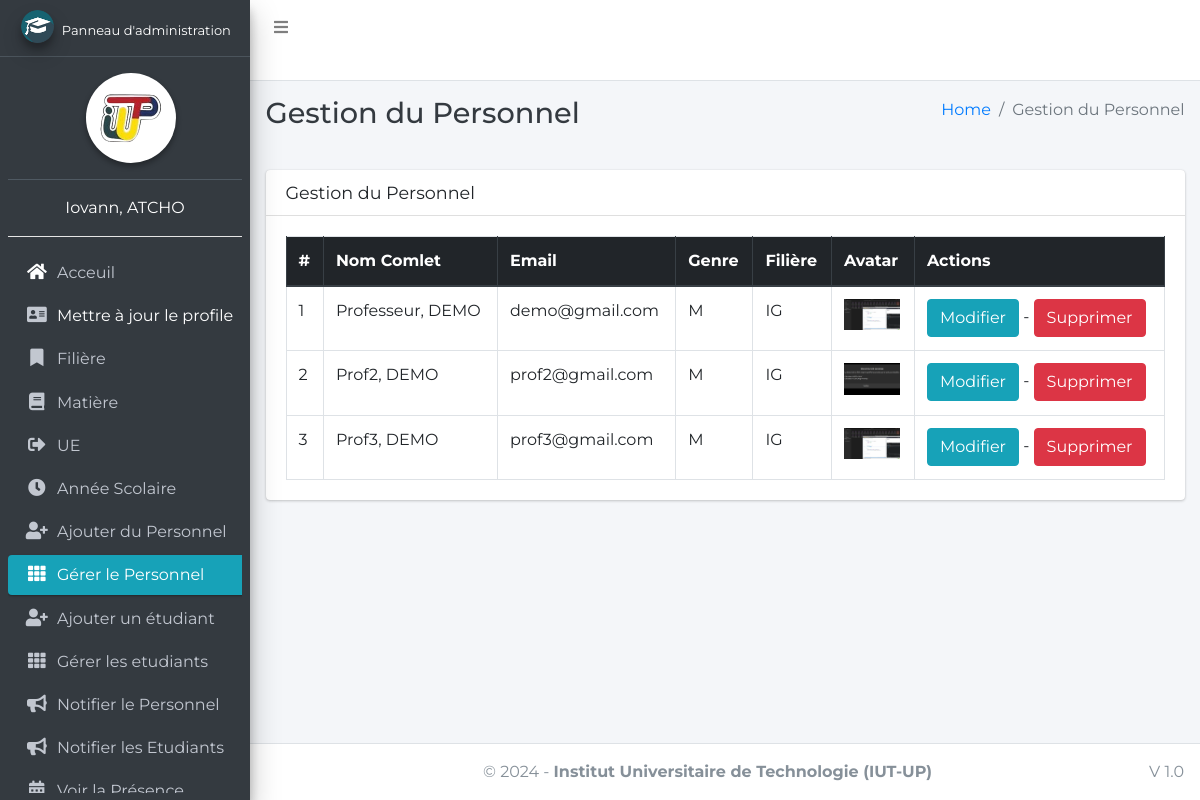
Page /staff/manage/ (signed in) on the committed database.
### main_app/models.py (models this page shows, shortened)
class CustomUser(AbstractUser):
    USER_TYPE = ((1, "HOD"), (2, "Staff"), (3, "Student"))
    GENDER = [("M", "Male"), ("F", "Female")]
    username = None  # Removed username, using email instead
    email = models.EmailField(unique=True)
    user_type = models.CharField(default=1, choices=USER_TYPE, max_length=1)
    gender = models.CharField(max_length=1, choices=GENDER)
    profile_pic = models.ImageField()
    address = models.TextField()
    fcm_token = models.TextField(default="")  # For firebase notifications
    created_at = models.DateTimeField(auto_now_add=True)
    updated_at = models.DateTimeField(auto_now=True)
    USERNAME_FIELD = "email"
    REQUIRED_FIELDS = []
    objects = CustomUserManager()
    def __str__(self):
        return self.last_name + ", " + self.first_name

class Staff(models.Model):
    course = models.ForeignKey(Course, on_delete=models.DO_NOTHING, null=True, blank=False)
    admin = models.OneToOneField(CustomUser, on_delete=models.CASCADE)

class Course(models.Model):
    name = models.CharField(max_length=120)
    cycle = models.ForeignKey(Cycle, on_delete=models.DO_NOTHING, null=True)
    created_at = models.DateTimeField(auto_now_add=True)
    updated_at = models.DateTimeField(auto_now=True)

### main_app/hod_views.py (the view)
# urls.py: path("staff/manage/", hod_views.manage_staff, name='manage_staff'),
def manage_staff(request):
    allStaff = CustomUser.objects.filter(user_type=2)
    context = {
        'allStaff': allStaff,
        'page_title': 'Gestion du Personnel'
    }
    return render(request, "hod_template/manage_staff.html", context)

### main_app/templates/hod_template/manage_staff.html
{% extends 'main_app/base.html' %}
{% load static %}
{% block page_title %}{{page_title}}{% endblock page_title %}
{% block content %}
<section class="content">
    <div class="container-fluid">
        <div class="row">
            <div class="col-md-12">
                <div class="card">
                    <div class="card-header">
                        <h3 class="card-title">{{page_title}}</h3>
                    </div>
                    <div class="card-body">
                        <table id="example2" class="table table-bordered table-hover">
                            <thead class="thead-dark">
                                <tr>
                                    <th>#</th>
                                    <th>Nom Comlet</th>
                                    <th>Email</th>
                                    <th>Genre</th>
                                    <th>Filière</th>
                                    <th>Avatar</th>
                                    <th>Actions</th>
                                </tr>
                            </thead>
                            <tbody>
                                {% for staff in allStaff %}
                                <tr>
                                    <td>{{ forloop.counter }}</td>
                                    <td>{{staff.last_name}}, {{staff.first_name}}</td>
                                    <td>{{staff.email}}</td>
                                    <td>{{staff.gender}}</td>
                                    <td>{{staff.staff.course.name}}</td>
                                    <td>
                                        {% if staff.profile_pic == ""  %}
                                        Pas d'image
                                        {% else %}
                                        <img class="img img-fluid mb-2" height="56" width="56"
                                            src="{{staff.profile_pic}}" alt="">
                                        {% endif %}
                                    </td>
                                    <td>
                                        <a href="{% url 'edit_staff' staff.staff.id %}" class="btn btn-info">Modifier</a> -
                                        <a href="{% url 'delete_staff' staff.staff.id %}" class="btn btn-danger" onclick="return confirm('Êtes-vous sûr de cela ?')">Supprimer</a>
                                    </td>
                                </tr>
                                {% endfor %}
                            </tbody>
                        </table>
                    </div>
                </div>
            </div>
        </div>
    </div>
</section>
{% endblock content %}

### main_app/templates/main_app/sidebar_template.html (shortened to what this page needs)
{% load static %}
<aside class="main-sidebar elevation-4 sidebar-dark-info">
    {% if request.user.user_type == '1' %}
    <a href="{% url 'admin_home' %}" class="brand-link">
        <img src="{% static 'dist/img/cmsl.png' %} " alt="AdminLTE Logo"
            class="brand-image img-circle elevation-3" >
        <span class="brand-text fw-bold text-white" style="font-size: small;">Panneau d'administration</span>
    </a>
    <div class="sidebar">
        <div class="user-panel mt-3 pb-3 mb-3 text-center">
            <div class="image text-center ">
                <img src="{% static 'dist/img/logoiut.png' %}" class="img-circle elevation-2 bg-white w-50" alt="User Image">
            </div>
        </div>
        <div class="info  text-center">
            <a href="#" class="d-block text-white">{{user}}</a>
            <hr class="bg-white">
        </div>
        <nav class="mt-2">
            <ul class="nav nav-pills nav-sidebar flex-column" data-widget="treeview" role="menu" data-accordion="false">
                <li class="nav-item">
                    {% url 'admin_home' as admin_home %}
                    <a href="{{admin_home}}" class="nav-link {% if admin_home == request.path %} active {% endif %}">
                        <i class="nav-icon fas fa-home text-white"></i>
                        <p>
                            Acceuil
                        </p>
                    </a>
                </li>
                <li class="nav-item">
                    {% url 'admin_view_profile' as admin_view_profile %}
                    <a href="{{admin_view_profile}}"
                        class="nav-link {% if admin_view_profile == request.path %} active {% endif %}">
                        <i class="nav-icon fas fa-address-card"></i>
                        <p class="text-white">
                            Mettre à jour le profile
                        </p>
                    </a>
                </li>
                <li class="nav-item has-treeview">
                    <a href="#" class="nav-link">
                        <i class="nav-icon fas fa-bookmark"></i>
                        <p>
                            Filière
                        </p>
                    </a>
                </li>
                <li class="nav-item has-treeview">
                    <a href="#" class="nav-link">
                        <i class="nav-icon fas fa-book"></i>
                        <p>
                            Matière
                        </p>
                    </a>
                </li>
                <li class="nav-item has-treeview">
                    <a href="#" class="nav-link">
                        <i class="nav-icon fas fa-sign-out-alt"></i>
                        <p>
                            UE
                        </p>
                    </a>
                </li>
                <li class="nav-item has-treeview">
                    <a href="#" class="nav-link">
                        <i class="nav-icon fas fa-clock"></i>
                        <p>
                            Année Scolaire
                        </p>
                    </a>
                </li>
                <li class="nav-item">
                    {% url 'add_staff' as add_staff %}
                    <a href="{{add_staff}}" class="nav-link {% if add_staff == request.path %} active {% endif %}">
                        <i class="nav-icon fas fa-user-plus"></i>
                        <p>
                            Ajouter du Personnel
                        </p>
                    </a>
                </li>
                <li class="nav-item">
                    {% url 'manage_staff' as manage_staff %}
                    {% url 'edit_staff' staff_id as edit_staff %}
                    <a href="{{manage_staff}}"
                        class="nav-link {% if manage_staff == request.path or request.path == edit_staff %} active {% endif %}">
                        <i class="nav-icon fas fa-th"></i>
                        <p>
                            Gérer le Personnel
                        </p>
                    </a>
                </li>
                <li class="nav-item">
                    {% url 'add_student' as add_student%}
                    <a href="{{add_student}}" class="nav-link  {% if add_student == request.path %} active {% endif %}">
                        <i class="nav-icon fas fa-user-plus"></i>
                        <p>
                            Ajouter un étudiant
                        </p>
                    </a>
                </li>
                <li class="nav-item">
                    {% url 'manage_student' as manage_student %}
                    {% url 'edit_student' student_id as edit_student %}
                    <a href="{{manage_student}}"
                        class="nav-link  {% if edit_student == request.path or manage_student == request.path %} active {% endif %}">
                        <i class="nav-icon fas fa-th"></i>
                        <p>
                            Gérer les etudiants
                        </p>
                    </a>
                </li>
                <li class="nav-item">
                    {% url 'admin_notify_staff' as admin_notify_staff %}
                    <a href="{{admin_notify_staff}}"
                        class="nav-link {% if admin_notify_staff == request.path %} active {% endif %}">
                        <i class="nav-icon fas fa-bullhorn"></i>
                        <p>
                            Notifier le Personnel
                        </p>
                    </a>
                </li>
                <li class="nav-item">
                    {% url 'admin_notify_student' as admin_notify_student %}
                    <a href="{{admin_notify_student}}"
                        class="nav-link {% if admin_notify_student == request.path %} active {% endif %}">
                        <i class="nav-icon fas fa-bullhorn"></i>
                        <p>
                            Notifier les Etudiants
                        </p>
                    </a>
                </li>
                <li class="nav-item">
                    {% url 'admin_view_attendance' as admin_view_attendance %}
                <li class="nav-item">
                    <a href="{{admin_view_attendance}}"
                        class="nav-link  {% if admin_view_attendance == request.path %} active {% endif %}">
                        <i class="nav-icon fas fa-calendar-alt"></i>
                        <p>
                            Voir la Présence
                        </p>
                    </a>
                </li>
                                        {% endif %}
                                    </ul>
                                </nav>
                            </div>
</aside>

### main_app/templates/main_app/base.html (style rules this page uses)
body { font-family: 'Montserrat', sans-serif; }

### rows in the picture
CustomUser: last_name+first_name "Iovann, ATCHO"
CustomUser: last_name "Professeur", first_name "DEMO", email "demo@gmail.com", gender "M", staff.course.name "IG"
CustomUser: last_name "Prof2", first_name "DEMO", email "prof2@gmail.com", gender "M", staff.course.name "IG", shows a picture
CustomUser: last_name "Prof3", first_name "DEMO", email "prof3@gmail.com", gender "M", staff.course.name "IG"

### other values in the picture
{{ page_title }} "Gestion du Personnel"
